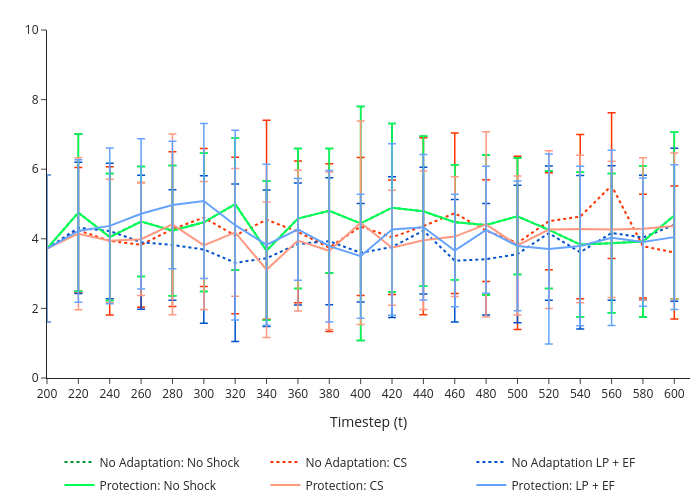

Notebook cell for this chart:
### Markdown cell above
### Unemployment

### Code cell
metric = "Unemployment"

fig1 = build_macro_snapshot_metric_figure(
    scenarios=SCENARIOS,
    metric=metric,
    metric_label='',
    snap_ts=np.arange(200, 620, 20),
    title=metric,
    line_type='lines',
    ncol_legend=3,
    ymin=0,
    ymax=10,
    CI_type='error_bar',
    pdf_pages=PDF_PAGES,
    pdf_path=OUTPUT / f"{metric}.pdf",
)
fig1

### Figure 1 — Plotly figure (JSON) as saved in the notebook; plotly's stock layout.template omitted (floating-point values rounded to 4 significant figures)
{"data": [{"error_y": {"array": [2.107, 2.258, 1.825, 1.578, 1.872, 1.986, 1.893, 1.996, 2.011, 1.786, 3.363, 2.42, 2.155, 1.653, 2.015, 1.674, 1.687, 2.076, 2.003, 2.174, 2.393], "color": "#009933", "thickness": 1.5, "type": "data", "visible": true, "width": 4}, "legendgroup": "No Adaptation: No Shock", "line": {"color": "#009933", "dash": "dot", "width": 2}, "marker": {"color": "#009933", "line": {"color": "#009933", "width": 1}, "size": 8, "symbol": "circle"}, "mode": "lines", "name": "No Adaptation: No Shock", "showlegend": true, "type": "scatter", "x": [200, 220, 240, 260, 280, 300, 320, 340, 360, 380, 400, 420, 440, 460, 480, 500, 520, 540, 560, 580, 600], "y": [3.718, 4.752, 4.051, 4.497, 4.236, 4.473, 4.997, 3.66, 4.582, 4.806, 4.441, 4.894, 4.79, 4.478, 4.397, 4.646, 4.258, 3.834, 3.876, 3.924, 4.67]}, {"error_y": {"array": [2.107, 1.803, 2.13, 1.793, 2.226, 1.984, 2.25, 2.858, 2.037, 2.412, 1.979, 1.647, 2.543, 2.307, 1.46, 2.487, 1.395, 2.363, 2.093, 1.49, 1.908], "color": "#ff3300", "thickness": 1.5, "type": "data", "visible": true, "width": 4}, "legendgroup": "No Adaptation: CS", "line": {"color": "#ff3300", "dash": "dot", "width": 2}, "marker": {"color": "#ff3300", "line": {"color": "#ff3300", "width": 1}, "size": 8, "symbol": "circle"}, "mode": "lines", "name": "No Adaptation: CS", "showlegend": true, "type": "scatter", "x": [200, 220, 240, 260, 280, 300, 320, 340, 360, 380, 400, 420, 440, 460, 480, 500, 520, 540, 560, 580, 600], "y": [3.719, 4.244, 3.939, 3.828, 4.279, 4.61, 4.093, 4.549, 4.199, 3.748, 4.354, 4.044, 4.364, 4.736, 4.234, 3.882, 4.506, 4.638, 5.528, 3.787, 3.605]}, {"error_y": {"array": [2.107, 1.883, 1.946, 1.923, 1.59, 2.118, 2.263, 1.959, 1.752, 1.826, 1.415, 2.02, 1.822, 1.762, 1.602, 1.975, 1.931, 2.204, 1.93, 1.786, 2.199], "color": "#0052cc", "thickness": 1.5, "type": "data", "visible": true, "width": 4}, "legendgroup": "No Adaptation LP + EF", "line": {"color": "#0052cc", "dash": "dot", "width": 2}, "marker": {"color": "#0052cc", "line": {"color": "#0052cc", "width": 1}, "size": 8, "symbol": "circle"}, "mode": "lines", "name": "No Adaptation LP + EF", "showlegend": true, "type": "scatter", "x": [200, 220, 240, 260, 280, 300, 320, 340, 360, 380, 400, 420, 440, 460, 480, 500, 520, 540, 560, 580, 600], "y": [3.719, 4.314, 4.224, 3.901, 3.823, 3.693, 3.311, 3.442, 3.85, 3.93, 3.599, 3.762, 4.235, 3.371, 3.412, 3.56, 4.162, 3.613, 4.168, 4.037, 4.401]}, {"error_y": {"array": [2.107, 2.258, 1.825, 1.578, 1.872, 1.986, 1.893, 1.996, 2.011, 1.786, 3.363, 2.42, 2.155, 1.653, 2.015, 1.674, 1.687, 2.076, 2.003, 2.174, 2.393], "color": "#00ff55", "thickness": 1.5, "type": "data", "visible": true, "width": 4}, "legendgroup": "Protection: No Shock", "line": {"color": "#00ff55", "dash": "solid", "width": 2}, "marker": {"color": "#00ff55", "line": {"color": "#00ff55", "width": 1}, "size": 8, "symbol": "circle"}, "mode": "lines", "name": "Protection: No Shock", "showlegend": true, "type": "scatter", "x": [200, 220, 240, 260, 280, 300, 320, 340, 360, 380, 400, 420, 440, 460, 480, 500, 520, 540, 560, 580, 600], "y": [3.718, 4.752, 4.051, 4.497, 4.236, 4.473, 4.997, 3.66, 4.582, 4.806, 4.441, 4.894, 4.79, 4.478, 4.397, 4.646, 4.258, 3.834, 3.876, 3.924, 4.67]}, {"error_y": {"array": [2.107, 2.185, 1.77, 1.619, 2.596, 1.84, 1.838, 1.945, 2.024, 2.263, 2.921, 1.651, 1.99, 1.72, 2.665, 1.997, 2.267, 2.117, 1.959, 2.046, 2.098], "color": "#ff9980", "thickness": 1.5, "type": "data", "visible": true, "width": 4}, "legendgroup": "Protection: CS", "line": {"color": "#ff9980", "dash": "solid", "width": 2}, "marker": {"color": "#ff9980", "line": {"color": "#ff9980", "width": 1}, "size": 8, "symbol": "circle"}, "mode": "lines", "name": "Protection: CS", "showlegend": true, "type": "scatter", "x": [200, 220, 240, 260, 280, 300, 320, 340, 360, 380, 400, 420, 440, 460, 480, 500, 520, 540, 560, 580, 600], "y": [3.719, 4.147, 3.941, 3.99, 4.417, 3.81, 4.184, 3.111, 3.949, 3.655, 4.461, 3.743, 3.958, 4.064, 4.415, 3.81, 4.267, 4.281, 4.27, 4.285, 4.371]}, {"error_y": {"array": [2.107, 2.048, 2.239, 2.16, 1.833, 2.227, 2.727, 2.312, 1.461, 2.177, 1.783, 2.464, 2.089, 1.615, 1.824, 1.863, 2.727, 2.291, 2.517, 1.844, 2.081], "color": "#66a3ff", "thickness": 1.5, "type": "data", "visible": true, "width": 4}, "legendgroup": "Protection: LP + EF", "line": {"color": "#66a3ff", "dash": "solid", "width": 2}, "marker": {"color": "#66a3ff", "line": {"color": "#66a3ff", "width": 1}, "size": 8, "symbol": "circle"}, "mode": "lines", "name": "Protection: LP + EF", "showlegend": true, "type": "scatter", "x": [200, 220, 240, 260, 280, 300, 320, 340, 360, 380, 400, 420, 440, 460, 480, 500, 520, 540, 560, 580, 600], "y": [3.719, 4.225, 4.371, 4.719, 4.974, 5.087, 4.391, 3.827, 4.272, 3.788, 3.5, 4.27, 4.333, 3.661, 4.259, 3.796, 3.707, 3.792, 4.028, 3.905, 4.048]}], "layout": {"height": 500, "legend": {"entrywidth": 0.3125, "entrywidthmode": "fraction", "orientation": "h", "tracegroupgap": 4, "x": 0.5, "xanchor": "center", "y": -0.2, "yanchor": "top"}, "margin": {"b": 10, "l": 0, "r": 10, "t": 30}, "paper_bgcolor": "rgba(0,0,0,0)", "plot_bgcolor": "rgba(0,0,0,0)", "width": 700, "xaxis": {"range": [200, 610], "tickvals": [200, 220, 240, 260, 280, 300, 320, 340, 360, 380, 400, 420, 440, 460, 480, 500, 520, 540, 560, 580, 600], "title": {"text": "Timestep (t)"}}, "yaxis": {"range": [0, 10], "title": {"text": ""}}}}
